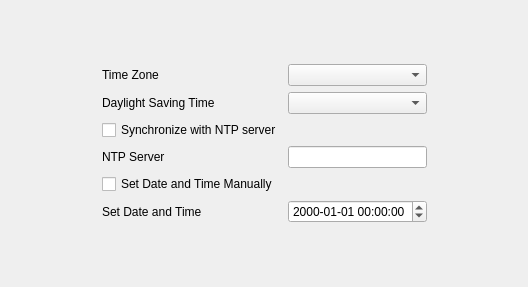
<?xml version="1.0" encoding="UTF-8"?>
<ui version="4.0">
 <class>WizardPageTime</class>
 <widget class="QWidget" name="WizardPageTime">
  <property name="geometry">
   <rect>
    <x>0</x>
    <y>0</y>
    <width>528</width>
    <height>287</height>
   </rect>
  </property>
  <property name="windowTitle">
   <string>Form</string>
  </property>
  <layout class="QGridLayout" name="gridLayout_2">
   <item row="0" column="1">
    <spacer name="verticalSpacer">
     <property name="orientation">
      <enum>Qt::Vertical</enum>
     </property>
     <property name="sizeHint" stdset="0">
      <size>
       <width>20</width>
       <height>32</height>
      </size>
     </property>
    </spacer>
   </item>
   <item row="1" column="0">
    <spacer name="horizontalSpacer">
     <property name="orientation">
      <enum>Qt::Horizontal</enum>
     </property>
     <property name="sizeHint" stdset="0">
      <size>
       <width>10</width>
       <height>20</height>
      </size>
     </property>
    </spacer>
   </item>
   <item row="1" column="1">
    <layout class="QGridLayout" name="gridLayout">
     <item row="0" column="0">
      <widget class="QLabel" name="label_zone">
       <property name="text">
        <string>Time Zone</string>
       </property>
      </widget>
     </item>
     <item row="0" column="1">
      <widget class="ComboBox" name="comboBox_zone"/>
     </item>
     <item row="1" column="0">
      <widget class="QLabel" name="label_daylight">
       <property name="text">
        <string>Daylight Saving Time</string>
       </property>
      </widget>
     </item>
     <item row="1" column="1">
      <widget class="ComboBox" name="comboBox_daylight"/>
     </item>
     <item row="2" column="0">
      <widget class="QCheckBox" name="checkBox_synchronize">
       <property name="text">
        <string>Synchronize with NTP server</string>
       </property>
      </widget>
     </item>
     <item row="3" column="0">
      <widget class="QLabel" name="label_ntpServer">
       <property name="text">
        <string>NTP Server</string>
       </property>
      </widget>
     </item>
     <item row="3" column="1">
      <widget class="MyLineEdit" name="lineEdit_ntpServer"/>
     </item>
     <item row="4" column="0">
      <widget class="QCheckBox" name="checkBox_manually">
       <property name="text">
        <string>Set Date and Time Manually</string>
       </property>
      </widget>
     </item>
     <item row="5" column="0">
      <widget class="QLabel" name="label_dateTime">
       <property name="text">
        <string>Set Date and Time</string>
       </property>
      </widget>
     </item>
     <item row="5" column="1">
      <widget class="MyDateTimeEdit" name="dateTimeEdit">
       <property name="displayFormat">
        <string>yyyy-MM-dd HH:mm:ss</string>
       </property>
      </widget>
     </item>
    </layout>
   </item>
   <item row="1" column="2">
    <spacer name="horizontalSpacer_2">
     <property name="orientation">
      <enum>Qt::Horizontal</enum>
     </property>
     <property name="sizeHint" stdset="0">
      <size>
       <width>10</width>
       <height>20</height>
      </size>
     </property>
    </spacer>
   </item>
   <item row="2" column="1">
    <spacer name="verticalSpacer_2">
     <property name="orientation">
      <enum>Qt::Vertical</enum>
     </property>
     <property name="sizeHint" stdset="0">
      <size>
       <width>20</width>
       <height>33</height>
      </size>
     </property>
    </spacer>
   </item>
  </layout>
 </widget>
 <customwidgets>
  <customwidget>
   <class>MyLineEdit</class>
   <extends>QLineEdit</extends>
   <header>mylineedit.h</header>
  </customwidget>
  <customwidget>
   <class>ComboBox</class>
   <extends>QComboBox</extends>
   <header>combobox.h</header>
  </customwidget>
  <customwidget>
   <class>MyDateTimeEdit</class>
   <extends>QDateTimeEdit</extends>
   <header>mydatetimeedit.h</header>
  </customwidget>
 </customwidgets>
 <resources/>
 <connections/>
</ui>
